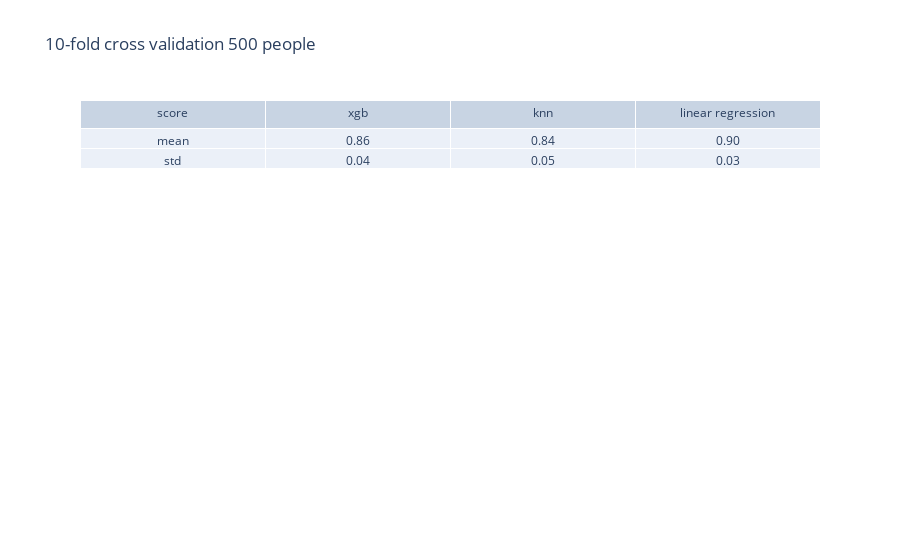

Here is the notebook cell this chart was saved with:
### Code cell
fig = go.Figure(data=[go.Table(header=dict(values=['score', 'xgb', 'knn', 'linear regression']),
                 cells=dict(values=[['mean','std'],["%.2f" % results_10_500['xgb'][0],"%.2f" % results_10_500['xgb'][1]], ["%.2f" % results_10_500['knn'][0],"%.2f" % results_10_500['knn'][1]], ["%.2f" % results_10_500['lr'][0],"%.2f" % results_10_500['lr'][1]]]))
                     ])

fig.update_layout(
    title="10-fold cross validation 500 people",
)
fig.show()

### Figure 1 — Plotly figure (JSON) as saved in the notebook; plotly's stock layout.template omitted (floating-point values rounded to 4 significant figures)
{"data": [{"cells": {"values": [["mean", "std"], ["0.86", "0.04"], ["0.84", "0.05"], ["0.90", "0.03"]]}, "header": {"values": ["score", "xgb", "knn", "linear regression"]}, "type": "table"}], "layout": {"title": {"text": "10-fold cross validation 500 people"}}}
